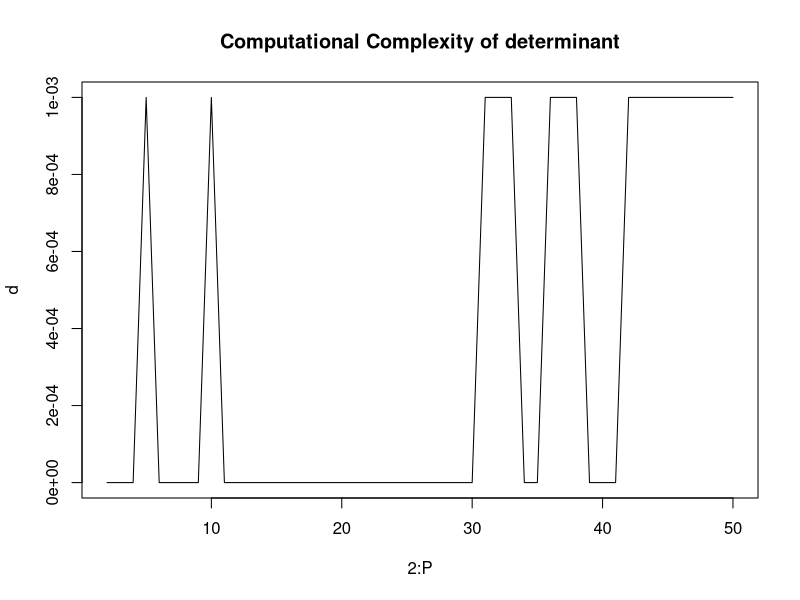

R code for this plot:
#
#   Testing GitHub
#
#


   n <- 495
   p <- 20
   x <- matrix(rnorm(n*p), nrow=n, ncol=p, byrow=TRUE)

   P <- 50
   d <- numeric(P-1)
   l <- 0

   for(p in 2:P)
   {
      l <- l + 1   
      x <- matrix(rnorm(n*p), nrow=n, ncol=p, byrow=TRUE)
      tm <- proc.time() 
      det(cov(x)) 
      d[l] <- (proc.time()-tm)[3]
      
   }   

   plot(2:P, d, type='l', main='Computational Complexity of determinant')

